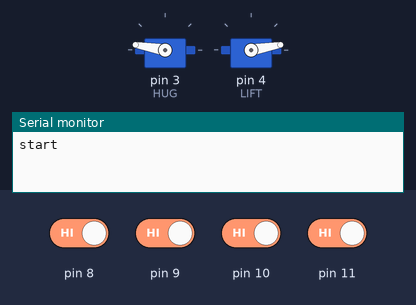
The sketch below on a simulated Arduino Uno, built with avr-gcc and run on an emulated ATmega328P. Shown: 2 × servo, the last lines printed to the serial monitor. Inputs (shaded band) come from the test bench; at power-on: pin 8–11 HIGH.

Above: at 4.8 s.
4.9 s: pin 8 driven LOW and pin 9 driven LOW and pin 10 driven LOW and pin 11 driven LOW
At 6.2 s:
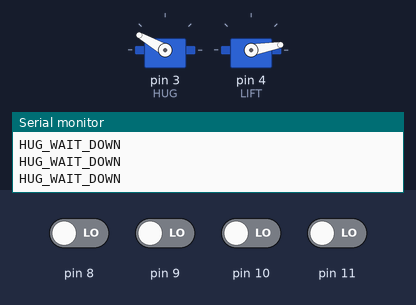
6.5 s: pin 8 driven HIGH
At 7.7 s:
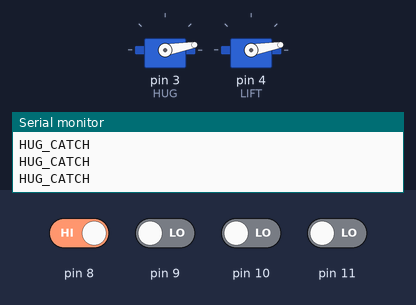
8.0 s: pin 8 driven LOW
At 9.0 s:
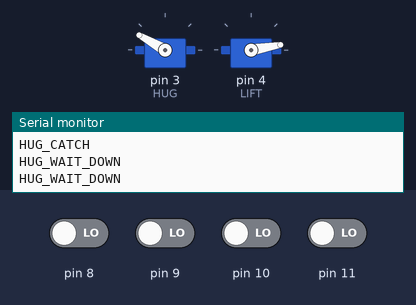
9.5 s: pin 9 driven HIGH
At 10.3 s:
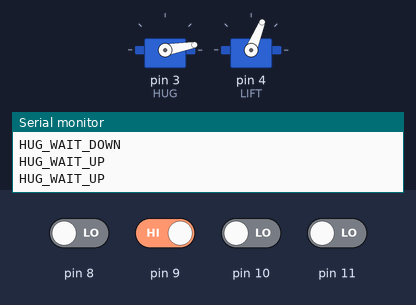
11.0 s: pin 9 driven LOW
At 11.6 s:
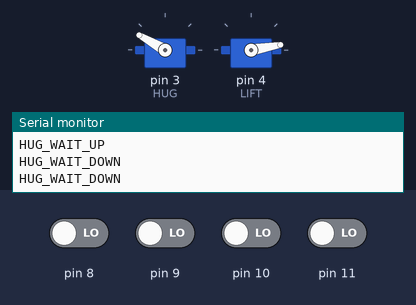
12.5 s: pin 10 driven HIGH
At 12.9 s:
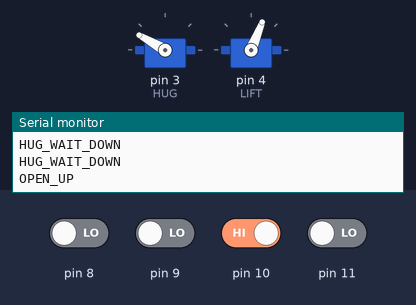
Timing chart, 0 to 15.0 s (numbered marks = the images above; inputs shaded):
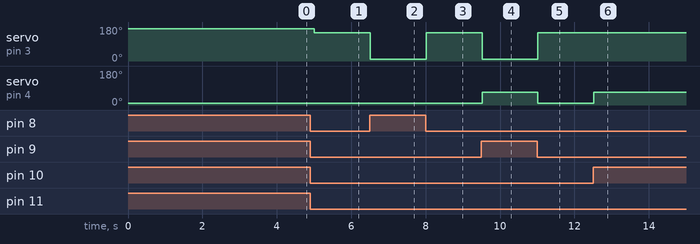

The sketch:

forHug.ino
```cpp
#include <Servo.h>

int PortD0 = LOW;
int PortD1 = LOW;
int PortD2 = LOW;
int PortD3 = LOW;

Servo HUG;
Servo LIFT;

void RX2Arduino(void){

  // RXからの命令読み取り
  delay(1);
  PortD0 = digitalRead(8);
  PortD1 = digitalRead(9);
  PortD2 = digitalRead(10);
  PortD3 = digitalRead(11);

  //待機状態
  if(PortD0 == LOW && PortD1 == LOW && PortD2 == LOW && PortD3 == LOW){
    Serial.println("HUG_WAIT_DOWN");
    HUG.write(150);//open元の値
    LIFT.write(10);//down
  }

  //つかむ動作
  else if(PortD0 == HIGH && PortD1 == LOW && PortD2 == LOW && PortD3 == LOW){
    Serial.println("HUG_CATCH");
    HUG.write(10);//close
    LIFT.write(10);//down
  }

  //あげる動作
  else if(PortD0 == LOW && PortD1 == HIGH && PortD2 == LOW && PortD3 == LOW){
    Serial.println("HUG_WAIT_UP");
     HUG.write(10);//close
     LIFT.write(68);//up
  }

  //下げる動作
  else if(PortD0 == LOW && PortD1 == LOW && PortD2 == HIGH && PortD3 == LOW){
    Serial.println("OPEN_UP");
    HUG.write(130);//open
    HUG.write(150);//元の値
    LIFT.write(68);//up
  }

  //スタートポジ
  else if(PortD0 == LOW && PortD1 == LOW && PortD2 == LOW && PortD3 == HIGH){
    Serial.println("HUG_START_POSI");
    HUG.write(170);//open
    LIFT.write(10);//down元の値
  }

  delay(500);
}

void setup() {

  Serial.begin(19200);

  pinMode(8, INPUT); // サーボ2 命令信号受信用_1桁目
  pinMode(9, INPUT); // サーボ1 命令信号受信用_2桁目
  pinMode(10, INPUT); // サーボ1 命令信号受信用_1桁目
  pinMode(11, INPUT); // サーボ1 命令信号受信用_1桁目
  HUG.attach(3);//ピラミッド　Max缶用
  LIFT.attach(4);

}

void loop() {

  Serial.println("start");

  LIFT.write(10);
  HUG.write(170);

  delay(3000);

  while(true){

    RX2Arduino();

  }
}
```

Measured:
- after the input at 4.9 s, servo on pin 3 (HUG): 170° → 150° after 0.11 s
- after the input at 6.5 s, servo on pin 3 (HUG): 150° → 10° at once
- after the input at 8.0 s, servo on pin 3 (HUG): 10° → 150° at once
- after the input at 9.5 s, servo on pin 3 (HUG): 150° → 10° at once; servo on pin 4 (LIFT): 10° → 68° at once
- after the input at 11.0 s, servo on pin 3 (HUG): 10° → 150° at once; servo on pin 4 (LIFT): 68° → 10° at once
- after the input at 12.5 s, servo on pin 4 (LIFT): 10° → 68° at once
